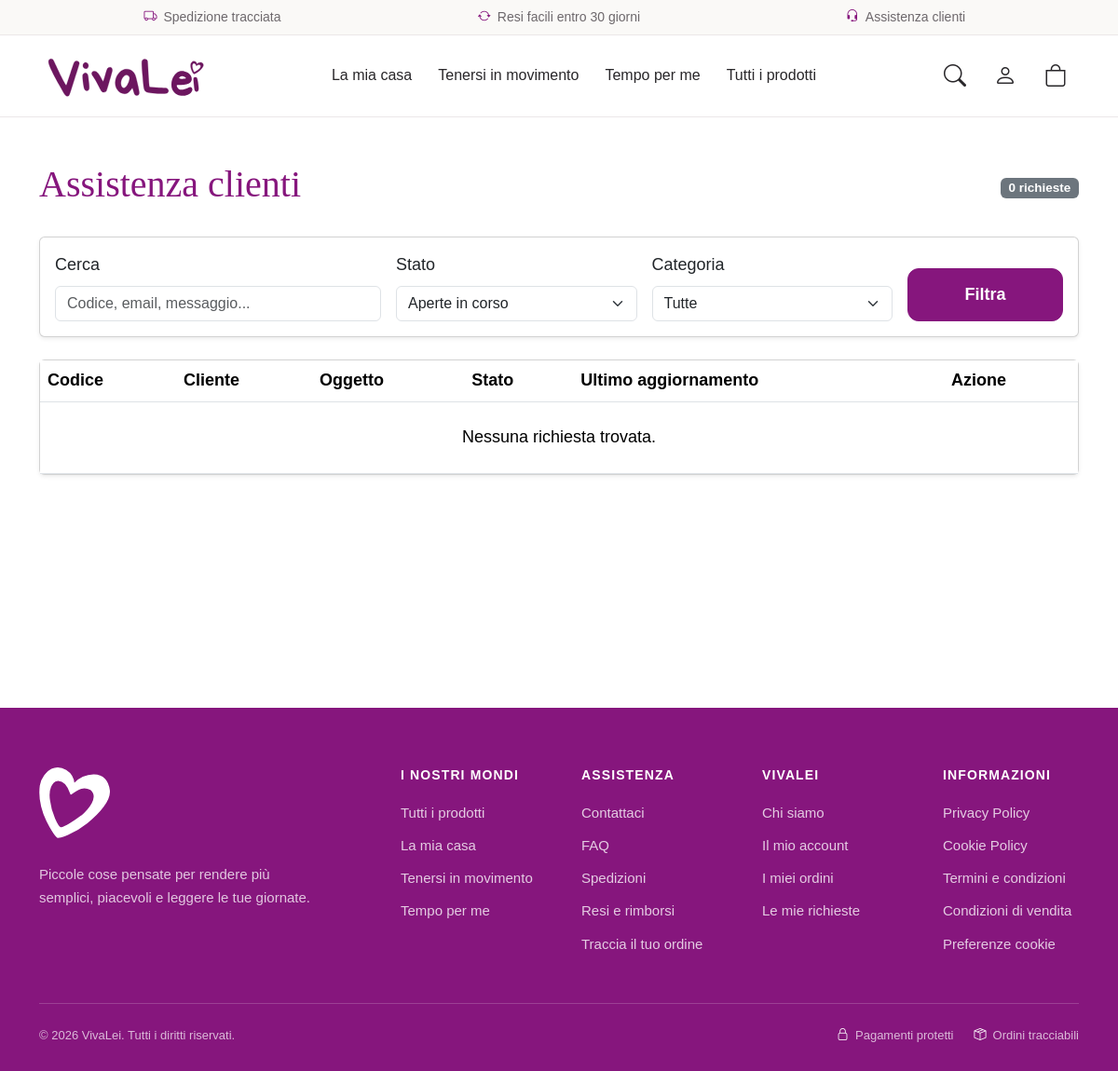
The app's page /gestione/chat/ (signed in), older data.
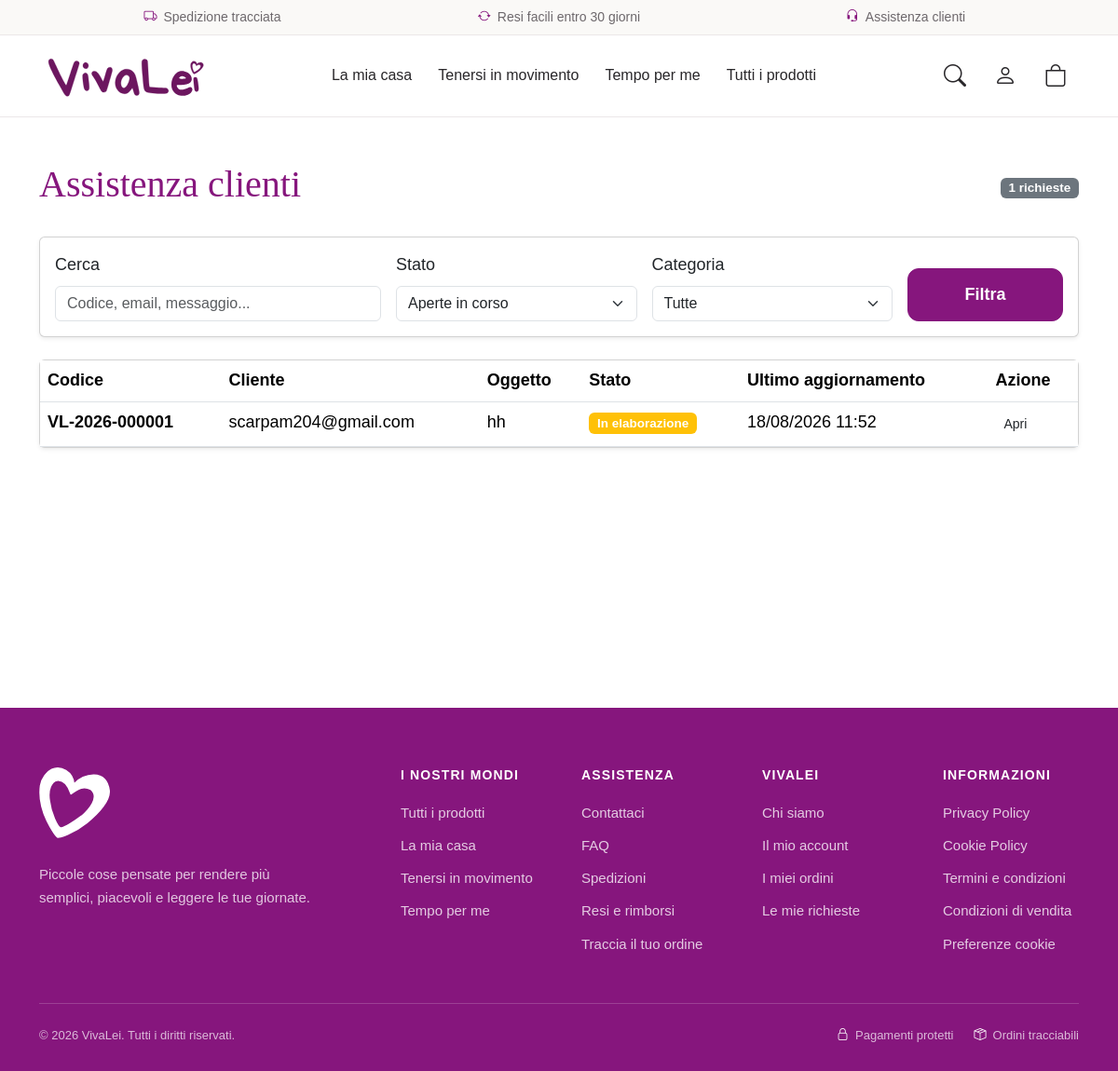
The same page, newer data.
### support/models.py (models this page shows, shortened)
class Chat(models.Model):
    class Stato(models.TextChoices):
        APERTA = "aperta", "Aperta"
        IN_ELABORAZIONE = "in_elaborazione", "In elaborazione"
        CHIUSA = "chiusa", "Chiusa"
    class Categoria(models.TextChoices):
        INFORMAZIONI = "informazioni", "Informazioni prodotto"
        ORDINE = "ordine", "Problema ordine"
        SPEDIZIONE = "spedizione", "Spedizione"
        PAGAMENTO = "pagamento", "Pagamento"
        RESO = "reso", "Reso o rimborso"
        ALTRO = "altro", "Altro"
    cliente = models.ForeignKey(
        settings.AUTH_USER_MODEL,
        on_delete=models.CASCADE,
        related_name="chat"
    )
    ordine = models.ForeignKey(
        "orders.Ordine",
        on_delete=models.SET_NULL,
        null=True,
        blank=True,
        related_name="chat"
    )
    codice = models.CharField(
        max_length=20,
        unique=True,
        blank=True
    )
    categoria = models.CharField(
        max_length=30,
        choices=Categoria.choices,
        default=Categoria.ALTRO
    )
    oggetto = models.CharField(
        max_length=200
    )
    stato = models.CharField(
        max_length=30,
        choices=Stato.choices,
        default=Stato.APERTA
    )
    cliente_ha_risposto = models.BooleanField(
        default=False
    )
    chiusa_da_cliente = models.BooleanField(
        default=False
    )
    data_apertura = models.DateTimeField(
        auto_now_add=True
    )
    data_modifica = models.DateTimeField(
        auto_now=True
    )
    data_chiusura = models.DateTimeField(
        null=True,
        blank=True
    )
    class Meta:
        ordering = [
            "-data_modifica"
        ]
        verbose_name = "Chat cliente"
        verbose_name_plural = "Chat clienti"

### users/models.py (models this page shows, shortened)
class User(AbstractUser):
    username = None
    email = models.EmailField(unique=True)
    telefono = models.CharField(max_length=20, blank=True)
    objects = UserManager()
    USERNAME_FIELD = "email"
    REQUIRED_FIELDS = []
    class Meta:
        verbose_name = "Utente"
        verbose_name_plural = "Utenti"

### gestione/views.py (the view, shortened to what this page needs)
@staff_member_required(login_url="users:login")
def gestione_chat(request):
    ricerca = request.GET.get(
        "q",
        ""
    ).strip()
    stato = request.GET.get(
        "stato",
        ""
    )
    categoria = request.GET.get(
        "categoria",
        ""
    )
    chats = (
        Chat.objects
        .select_related(
            "cliente",
            "ordine",
        )
        .prefetch_related(
            "messaggi"
        )
        .order_by(
            "-data_modifica"
        )
    )
    if not stato:
        chats = chats.filter(
            stato__in=[
                Chat.Stato.APERTA,
                Chat.Stato.IN_ELABORAZIONE,
            ]
        )
    else:
        chats = chats.filter(
            stato=stato
        )
    if categoria:
        chats = chats.filter(
            categoria=categoria
        )
    paginator = Paginator(
        chats,
        15
    )
    pagina = paginator.get_page(
        request.GET.get("page")
    )
    context = {
        "pagina": pagina,
        "ricerca": ricerca,
        "stato": stato,
        "categoria": categoria,
        "stati_chat": Chat.Stato.choices,
        "categorie_chat": Chat.Categoria.choices,
        "numero_risultati": paginator.count,
    }
    return render(
        request,
        "gestione/gestione_chat.html",
        context,
    )

### carrello/carrello.py (called while the page is built)
    def __len__(self):
        return sum(elemento["quantita"] for elemento in self.dati.values())

### carrello/context_processors.py (called while the page is built)
def dati_carrello(request):
    carrello = Carrello(request)
    return {
        "numero_prodotti_carrello": len(carrello),
    }

### templates/gestione/gestione_chat.html (shortened to what the changed rows need)
{% extends "base.html" %}
{% block content %}
<div class="container py-5">
    <div class="d-flex justify-content-between align-items-center mb-4">
        <h1 class="text-vivalei">
            Assistenza clienti
        </h1>
        <span class="badge bg-secondary">
            {{ numero_risultati }} richieste
        </span>
    </div>
    <div class="card shadow-sm">
        <div class="table-responsive">
            <table class="table table-hover mb-0">
                <thead>
                    <tr>
                        <th>
                            Codice
                        </th>
                        <th>
                            Cliente
                        </th>
                        <th>
                            Oggetto
                        </th>
                        <th>
                            Stato
                        </th>
                        <th>
                            Ultimo aggiornamento
                        </th>
                        <th>
                            Azione
                        </th>
                    </tr>
                </thead>
                <tbody>
                {% for chat in pagina %}
                    <tr>
                        <td>
                            <strong>
                                {{ chat.codice }}
                            </strong>
                        </td>
                        <td>
                            {{ chat.cliente.email }}
                        </td>
                        <td>
                            {{ chat.oggetto }}
                        </td>
                        <td>
                            {% if chat.stato == "aperta" %}
                                <span class="badge bg-success">
                                    Aperta
                                </span>
                            {% elif chat.stato == "in_elaborazione" %}
                                <span class="badge bg-warning">
                                    In elaborazione
                                </span>
                            {% else %}
                                <span class="badge bg-secondary">
                                    Chiusa
                                </span>
                            {% endif %}
                        </td>
                        <td>
                            {{ chat.data_modifica|date:"d/m/Y H:i" }}
                        </td>
                        <td>
                            <a
                                href="{% url 'gestione:dettaglio_chat' chat.id %}"
                                class="btn btn-sm btn-vivale-outline"
                            >
                                Apri
                            </a>
                        </td>
                    </tr>
                {% empty %}
                    <tr>
                        <td
                            colspan="6"
                            class="text-center py-4"
                        >
                            Nessuna richiesta trovata.
                        </td>
                    </tr>
                {% endfor %}
                </tbody>
            </table>
        </div>
    </div>
</div>
{% endblock %}

Row changes from the older to the newer data that the page shows:
added Chat: codice "VL-2026-000001", cliente.email "scarpam204@gmail.com", oggetto "hh", stato "In elaborazione", data_modifica "18/08/2026 11:52"
Text that changed along with them:
{{ numero_risultati }}: "0" → "1"
text no longer shown: "Nessuna richiesta trovata."
